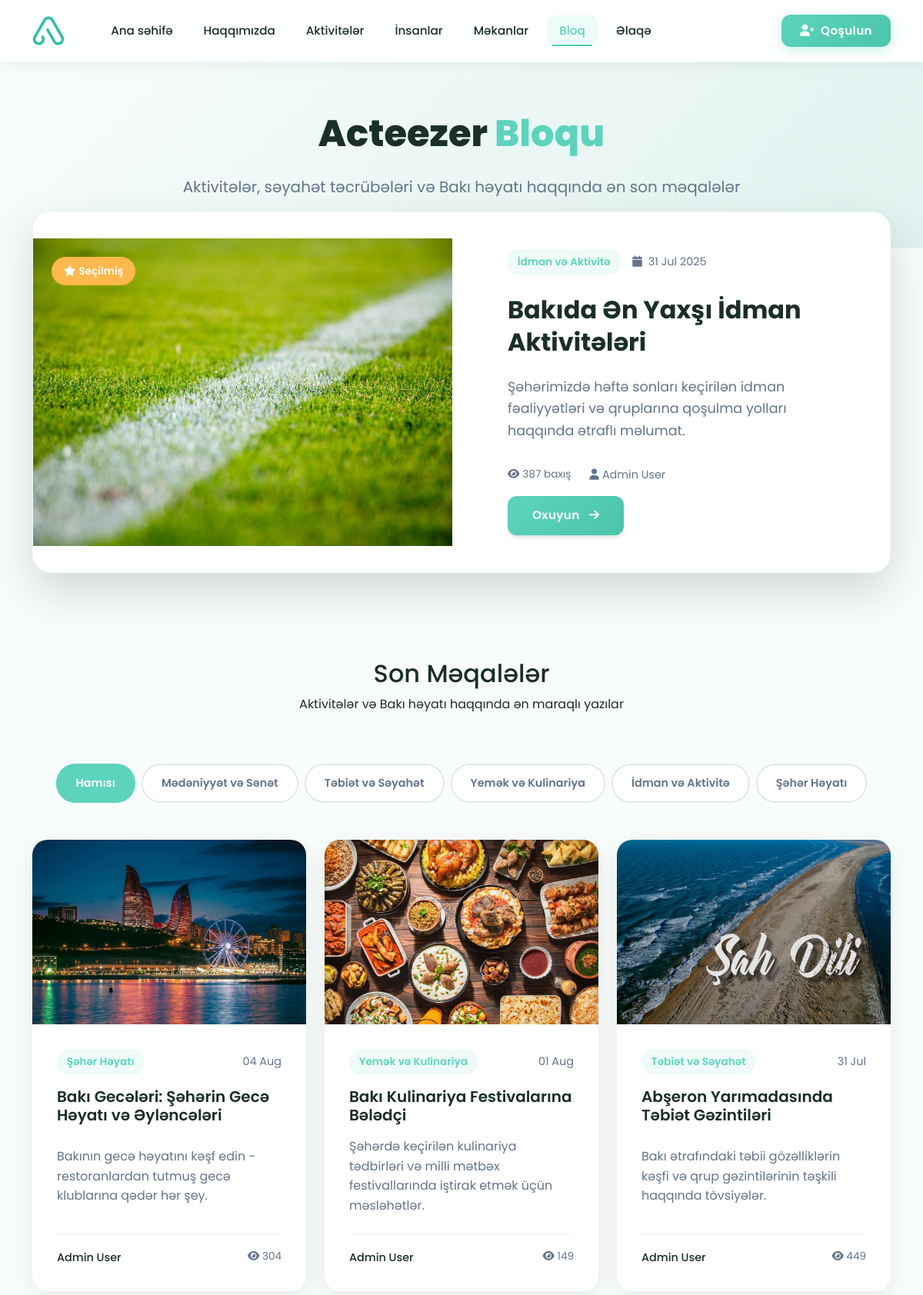
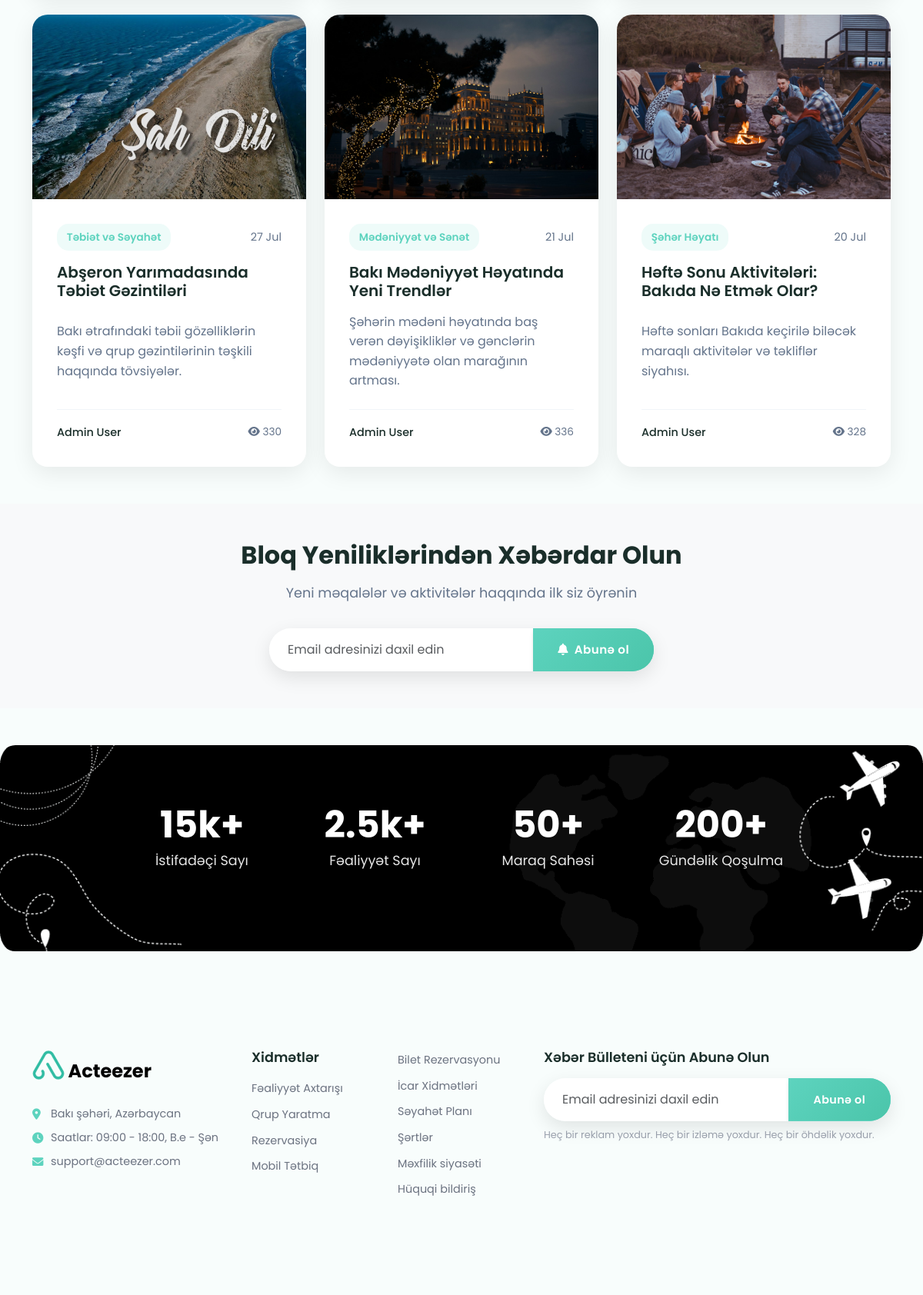
Screenshot of /blog/ (upper part) with the database file from the repository (2 pictures, top to bottom).
### accounts/models.py (models this page shows, shortened)
class BlogPost(models.Model):
    title = models.CharField(max_length=200)
    slug = models.SlugField(max_length=200, unique=True)
    author = models.ForeignKey(User, on_delete=models.CASCADE, related_name='blog_posts')
    category = models.ForeignKey(BlogCategory, on_delete=models.CASCADE, related_name='posts')
    excerpt = models.TextField(max_length=300, help_text="Brief description of the blog post")
    content = models.TextField()
    featured_image = models.ImageField(upload_to=blog_image_path, blank=True, null=True)
    is_published = models.BooleanField(default=True)
    is_featured = models.BooleanField(default=False)
    views_count = models.PositiveIntegerField(default=0)
    created_at = models.DateTimeField(auto_now_add=True)
    updated_at = models.DateTimeField(auto_now=True)
    published_at = models.DateTimeField(blank=True, null=True)
    class Meta:
        ordering = ['-published_at', '-created_at']
    def get_absolute_url(self):
        return f"/blog/{self.slug}/"

class BlogCategory(models.Model):
    name = models.CharField(max_length=100, unique=True)
    slug = models.SlugField(max_length=100, unique=True)
    description = models.TextField(blank=True)
    created_at = models.DateTimeField(auto_now_add=True)
    class Meta:
        verbose_name_plural = "Blog Categories"
        ordering = ['name']

class User(AbstractUser):
    phone_regex = RegexValidator(
        regex=r'^\+?1?\d{9,15}$',
        message="Phone number must be entered in the format: '+999999999'. Up to 15 digits allowed."
    )
    GENDER_CHOICES = [
        ('male', 'Kişi'),
        ('female', 'Qadın'),
        ('other', 'Digər'),
        ('prefer_not_to_say', 'Deməyi üstün tutmuram'),
    ]
    phone = models.CharField(validators=[phone_regex], max_length=17, unique=True)
    is_phone_verified = models.BooleanField(default=False)
    otp_code = models.CharField(max_length=6, blank=True, null=True)
    otp_created_at = models.DateTimeField(blank=True, null=True)
    birthday = models.DateField(blank=True, null=True)
    gender = models.CharField(max_length=20, choices=GENDER_CHOICES, blank=True, null=True)
    bio = models.TextField(max_length=500, blank=True, null=True)
    languages = models.ManyToManyField(Language, blank=True)
    city = models.CharField(max_length=100, blank=True, null=True)
    latitude = models.DecimalField(max_digits=9, decimal_places=6, blank=True, null=True)
    longitude = models.DecimalField(max_digits=9, decimal_places=6, blank=True, null=True)
    address = models.TextField(blank=True, null=True)
    interests = models.ManyToManyField(Interest, blank=True)
    registration_step = models.IntegerField(default=0)  # 0: phone, 1: otp, 2: name, 3: languages, 4: birthday, 5: images, 6: bio, 7: interests, 8: location, 9: complete
    is_registration_complete = models.BooleanField(default=False)
    created_at = models.DateTimeField(auto_now_add=True)
    updated_at = models.DateTimeField(auto_now=True)
    username = None
    USERNAME_FIELD = 'phone'
    REQUIRED_FIELDS = ['first_name', 'last_name']
    objects = UserManager()
    def get_full_name(self):
        if self.first_name and self.last_name:
            return f"{self.first_name} {self.last_name}"
        return self.phone

### accounts/views.py (the view)
# urls.py: 2. Add a URL to urlpatterns:  path('blog/', include('blog.urls'))
def blog(request):
    from .models import BlogPost, BlogCategory
    posts = BlogPost.objects.filter(is_published=True).select_related('author', 'category')
    featured_post = posts.filter(is_featured=True).first()
    categories = BlogCategory.objects.all()
    if featured_post:
        posts = posts.exclude(id=featured_post.id)
    context = {
        'posts': posts[:12],  # Limit to 12 posts
        'featured_post': featured_post,
        'categories': categories,
    }
    return render(request, 'core/blog.html', context)

### templates/core/blog.html (shortened to what this page needs)
{% extends 'base.html' %}
{% load static %}
{% block content %}
<section class="blog-hero-section">
    <div class="container">
        <div class="row justify-content-center">
            <div class="col-lg-8 text-center">
                <h1 class="blog-hero-title">Acteezer <span class="text-primary">Bloqu</span></h1>
                <p class="blog-hero-subtitle">
                    Aktivitələr, səyahət təcrübələri və Bakı həyatı haqqında ən son məqalələr
                </p>
            </div>
        </div>
    </div>
</section>
{% if featured_post %}
<section class="featured-post-section">
    <div class="container">
        <div class="row">
            <div class="col-12">
                <div class="featured-post-card">
                    <div class="row align-items-center">
                        <div class="col-lg-6">
                            <div class="featured-image">
                                {% if featured_post.featured_image %}
                                    <img src="{{ featured_post.featured_image.url }}" alt="{{ featured_post.title }}" class="img-fluid">
                                {% else %}
                                    <img src="{% static 'blog-featured.jpg' %}" alt="{{ featured_post.title }}" class="img-fluid">
                                {% endif %}
                                <div class="featured-badge">
                                    <i class="fas fa-star me-1"></i>Seçilmiş
                                </div>
                            </div>
                        </div>
                        <div class="col-lg-6">
                            <div class="featured-content">
                                <div class="post-meta">
                                    <span class="category-tag">{{ featured_post.category.name }}</span>
                                    <span class="post-date">
                                        <i class="fas fa-calendar me-1"></i>
                                        {{ featured_post.published_at|date:"d M Y" }}
                                    </span>
                                </div>
                                <h2 class="featured-title">{{ featured_post.title }}</h2>
                                <p class="featured-excerpt">{{ featured_post.excerpt }}</p>
                                <div class="post-stats">
                                    <span class="views">
                                        <i class="fas fa-eye me-1"></i>{{ featured_post.views_count }} baxış
                                    </span>
                                    <span class="author">
                                        <i class="fas fa-user me-1"></i>{{ featured_post.author.get_full_name }}
                                    </span>
                                </div>
                                <a href="{{ featured_post.get_absolute_url }}" class="btn btn-primary mt-3">
                                    Oxuyun
                                    <i class="fas fa-arrow-right ms-2"></i>
                                </a>
                            </div>
                        </div>
                    </div>
                </div>
            </div>
        </div>
    </div>
</section>
{% endif %}
<section class="blog-posts-section py-5">
    <div class="container">
        <div class="row text-center mb-5">
            <div class="col-lg-8 mx-auto">
                <h2 class="section-title">Son Məqalələr</h2>
                <p class="section-subtitle">Aktivitələr və Bakı həyatı haqqında ən maraqlı yazılar</p>
            </div>
        </div>
        <div class="category-filter mb-5">
            <div class="filter-tabs">
                <button class="filter-tab active" data-category="all">Hamısı</button>
                {% for category in categories %}
                    <button class="filter-tab" data-category="{{ category.slug }}">{{ category.name }}</button>
                {% endfor %}
            </div>
        </div>
        <div class="row g-4">
            {% for post in posts %}
                <div class="col-lg-4 col-md-6">
                    <article class="blog-card" data-category="{{ post.category.slug }}">
                        <div class="blog-image">
                        </div>
                        <div class="blog-content">
                            <div class="blog-meta">
                                <span class="category-tag">{{ post.category.name }}</span>
                                <span class="post-date">{{ post.published_at|date:"d M" }}</span>
                            </div>
                            <h4 class="blog-title">
                                <a href="{{ post.get_absolute_url }}">{{ post.title }}</a>
                            </h4>
                            <p class="blog-excerpt">{{ post.excerpt|truncatewords:15 }}</p>
                            <div class="blog-footer">
                                <div class="author-info">
                                    <span class="author-name">{{ post.author.get_full_name }}</span>
                                </div>
                                <div class="post-stats">
                                    <span class="views">
                                        <i class="fas fa-eye"></i> {{ post.views_count }}
                                    </span>
                                </div>
                            </div>
                        </div>
                    </article>
                </div>
            {% endfor %}
        </div>
    </div>
</section>
<section class="py-5 bg-light">
    <div class="container">
        <div class="row">
            <div class="col-lg-8 mx-auto text-center">
                <h3 class="newsletter-title">Bloq Yeniliklərindən Xəbərdar Olun</h3>
                <p class="newsletter-subtitle">Yeni məqalələr və aktivitələr haqqında ilk siz öyrənin</p>
                <div class="newsletter-form">
                    <div class="input-group">
                        <input type="email" class="form-control" placeholder="Email adresinizi daxil edin">
                        <button class="btn btn-primary" type="button">
                            <i class="fas fa-bell me-2"></i>Abunə ol
                        </button>
                    </div>
                </div>
            </div>
        </div>
    </div>
</section>
{% endblock %}

### static/css/style.css (style rules this page uses)
:root { --primary-color: #5DD3BE; --primary-dark: #4BC5AA; --primary-light: #7CDDC9; --secondary-color: #4DB8E8; --accent-color: #FFB84D; --success-color: #5DD3BE; --warning-color: #FFB84D; --danger-color: #FF6B6B; --light-bg: #f8fdfc; --white: #ffffff; --dark-text: #1a2e2a; --gray-text: #64748b; --light-gray: #f0faf8; --border-color: #e0f2ef; --gradient-bg: linear-gradient(135deg, #5DD3BE 0%, #4BC5AA 100%); --gradient-warm: linear-gradient(135deg, #FFB84D 0%, #FF6B6B 100%); --gradient-hero: linear-gradient(135deg, rgba(93, 211, 190, 0.9) 0%, rgba(75, 197, 170, 0.9) 100%); --gradient-soft: linear-gradient(135deg, rgba(93, 211, 190, 0.1) 0%, rgba(75, 197, 170, 0.1) 100%); --shadow-sm: 0 1px 2px 0 rgb(0 0 0 / 0.05); --shadow-md: 0 4px 6px -1px rgb(0 0 0 / 0.1), 0 2px 4px -2px rgb(0 0 0 / 0.1); --shadow-lg: 0 10px 15px -3px rgb(0 0 0 / 0.1), 0 4px 6px -4px rgb(0 0 0 / 0.1); --shadow-xl: 0 20px 25px -5px rgb(0 0 0 / 0.1), 0 8px 10px -6px rgb(0 0 0 / 0.1); --shadow-primary: 0 4px 6px -1px rgba(93, 211, 190, 0.2), 0 2px 4px -2px rgba(93, 211, 190, 0.1); --border-radius: 12px; --border-radius-lg: 16px; --border-radius-xl: 20px; }
body { font-family: 'Poppins', sans-serif; line-height: 1.6; color: var(--dark-text); background-color: var(--light-bg); }
.btn { border-radius: var(--border-radius); font-weight: 600; padding: 0.875rem 2rem; transition: all 0.3s ease; border: none; font-size: 0.95rem; letter-spacing: 0.025em; }
.btn-primary { background: var(--gradient-bg); box-shadow: var(--shadow-md); color: white; }
.form-control, .form-select { border-radius: 12px; border: 2px solid #e2e8f0; padding: 0.75rem 1rem; font-size: 0.95rem; transition: all 0.3s ease; background: white; }
.newsletter-form { max-width: 100%; }

### rows the page displays
BlogPost: featured_image (picture), category.name "İdman və Aktivitə", published_at "31 Jul 2025", title "Bakıda Ən Yaxşı İdman Aktivitələri", excerpt "Şəhərimizdə həftə sonları keçirilən idman fəaliyyətləri və qruplarına qoşulma yolları haqqında ətraflı məlumat.", views_count "387", author.get_full_name "Admin User"
BlogCategory: name "Mədəniyyət və Sənət"
BlogCategory: name "Təbiət və Səyahət"
BlogCategory: name "Yemək və Kulinariya"
BlogCategory: name "İdman və Aktivitə"
BlogCategory: name "Şəhər Həyatı"
BlogPost: category.name "Şəhər Həyatı", published_at "04 Aug", title "Bakı Gecələri: Şəhərin Gecə Həyatı və Əyləncələri", excerpt "Bakının gecə həyatını kəşf edin - restoranlardan tutmuş gecə klublarına qədər hər şey.", author.get_full_name "Admin User", views_count "304"
BlogPost: category.name "Yemək və Kulinariya", published_at "01 Aug", title "Bakı Kulinariya Festivalarına Bələdçi", excerpt "Şəhərdə keçirilən kulinariya tədbirləri və milli mətbəx festivallarında iştirak etmək üçün məsləhətlər.", author.get_full_name "Admin User", views_count "149"
BlogPost: category.name "Təbiət və Səyahət", published_at "31 Jul", title "Abşeron Yarımadasında Təbiət Gəzintiləri", excerpt "Bakı ətrafındaki təbii gözəlliklərin kəşfi və qrup gəzintilərinin təşkili haqqında tövsiyələr.", author.get_full_name "Admin User", views_count "449"
BlogPost: category.name "Təbiət və Səyahət", published_at "27 Jul", title "Abşeron Yarımadasında Təbiət Gəzintiləri", excerpt "Bakı ətrafındaki təbii gözəlliklərin kəşfi və qrup gəzintilərinin təşkili haqqında tövsiyələr.", author.get_full_name "Admin User", views_count "330"
BlogPost: category.name "Mədəniyyət və Sənət", published_at "21 Jul", title "Bakı Mədəniyyət Həyatında Yeni Trendlər", excerpt "Şəhərin mədəni həyatında baş verən dəyişikliklər və gənclərin mədəniyyətə olan marağının artması.", author.get_full_name "Admin User", views_count "336"
BlogPost: category.name "Şəhər Həyatı", published_at "20 Jul", title "Həftə Sonu Aktivitələri: Bakıda Nə Etmək Olar?", excerpt "Həftə sonları Bakıda keçirilə biləcək maraqlı aktivitələr və təkliflər siyahısı.", author.get_full_name "Admin User", views_count "328"
